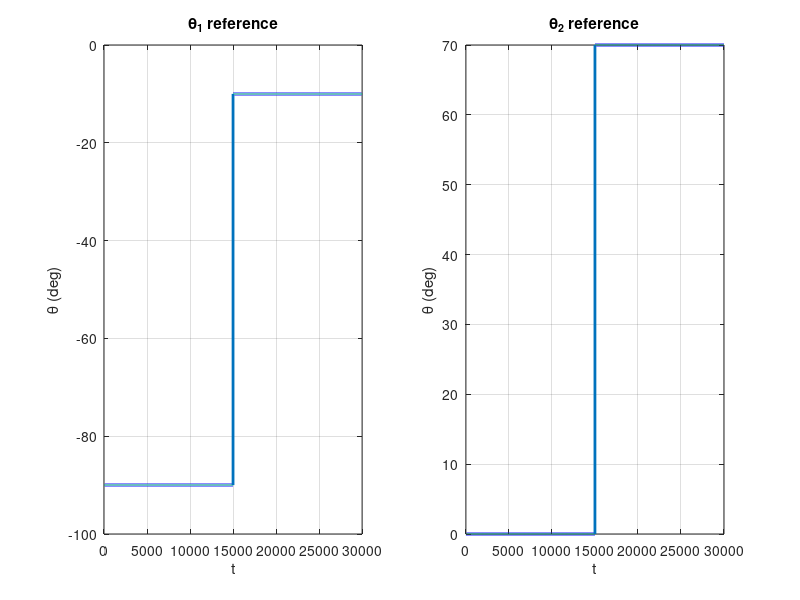
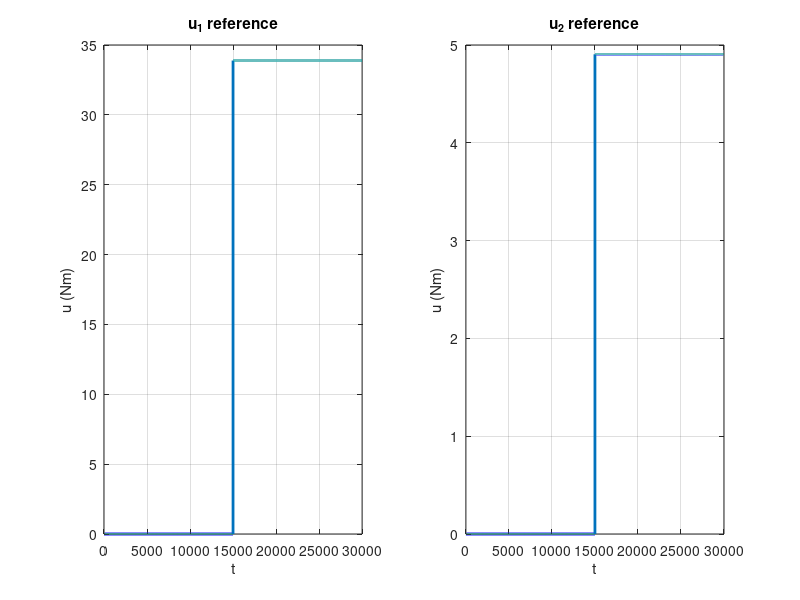

Recreate these plots in MATLAB, in order. (Note: this script raises an error after producing the figures.)
%% Final Project - 2 DOF Robotic Manipulator
% Optimal Control 2021
% Group 18: Balandi, Ghinelli, Prandin, January 2022
% Task 1

close all; clear; clc
tic % start counting time

% Run the code to generate the 'dynamics' function (see generatedynamics.m)
% generatedynamics

%% Parameters definition

max_iters = 2e2;
tol = 1e-6;

tf = 30; % seconds

% Parameters:
params.dyn.dt = 1e-3;
params.dyn.mm1 = 2;         % kg
params.dyn.mm2 = 2;         % kg
params.dyn.gg = 9.81;       % m/s^2
params.dyn.ll1 = 1;         % m
params.dyn.ll2 = 1;         % m
params.dyn.rr1 = 0.5;       % m
params.dyn.rr2 = 0.5;       % m
params.dyn.J_iner1 = 0.5;   % kg*m^2
params.dyn.J_iner2 = 0.5;   % kg*m^2

dt = params.dyn.dt;
mm1 = params.dyn.mm1;
mm2 = params.dyn.mm2;
gg = params.dyn.gg;
ll1 = params.dyn.ll1;
ll2 = params.dyn.ll2;
rr1 = params.dyn.rr1;
rr2 = params.dyn.rr2;
J_iner1 = params.dyn.J_iner1;
J_iner2 = params.dyn.J_iner2;

% We define the weights of the matrix Q
wq1 = 100;
wq2 = 1;
wq3 = 100;
wq4 = 1;
params.cost.QQ = [wq1, 0, 0, 0; ...
                  0, wq2, 0, 0; ...
                  0, 0, wq3, 0; ...
                  0, 0, 0, wq4];
params.cost.QQf = [wq1, 0, 0, 0; ...
                  0, wq2, 0, 0; ...
                  0, 0, wq3, 0; ...
                  0, 0, 0, wq4];           
% We define the weights of the matrix R
wr1 = 0.0007;
wr2 = 0.0007;
params.cost.RR = [wr1, 0;...
                  0, wr2];

TT = tf/params.dyn.dt;

state_dim = 4;
input_dim = 2;

% Flags for Armijo
ARMIJO_flag = 1;
gamma_fix = 0.1;

fprintf("Parameters defined\n")

%% Reference
% We define the reference angles and velocities (xx_ref) and the
% corresponding reference inputs (uu_ref)

% The robot starts from downward position (stable equilibrium)
ref_deg_q1_i = -90; % initial
ref_deg_q2_i = 0; % initial
ref_deg_q1_f = -10; % final
ref_deg_q2_f = 70; % final

xx_ref = zeros(state_dim, TT);
uu_ref = zeros(input_dim, TT);

xx_ref(1,1:TT/2) = deg2rad(ref_deg_q1_i);
xx_ref(1,TT/2:end) = deg2rad(ref_deg_q1_f);
xx_ref(3,1:TT/2) = deg2rad(ref_deg_q2_i);
xx_ref(3,TT/2:end) = deg2rad(ref_deg_q2_f);

% plots
figure(1);
subplot(1,2,1)
%plot(xx_ref(1,:),'LineWidth',2);
plot(rad2deg(xx_ref(1,:)),'LineWidth',2);
grid on
title('\theta_1 reference');
ylabel('\theta (deg)');
xlabel('t');
subplot(1,2,2)
%plot(xx_ref(3,:),'LineWidth',2);
plot(rad2deg(xx_ref(3,:)),'LineWidth',2);
grid on
title('\theta_2 reference');
ylabel('\theta (deg)');
xlabel('t');

% u_ref is such that it balances the g(q_ref) term. In this way, it keeps
% the manipulator in the desired equilibrium position, with q_dot and
% q_doubledot equal to zero
uu_ref(1,1:TT/2) = (mm1*rr1+mm2*ll1)*gg*cos(xx_ref(1,1))+mm2*gg*rr2*cos(xx_ref(1,1)+xx_ref(3,1));
uu_ref(1,TT/2:end) = (mm1*rr1+mm2*ll1)*gg*cos(xx_ref(1,TT))+mm2*gg*rr2*cos(xx_ref(1,TT)+xx_ref(3,TT));
uu_ref(2, 1:TT/2) = mm2*gg*rr2*cos(xx_ref(1,1)+xx_ref(3,1));
uu_ref(2, TT/2:end) = mm2*gg*rr2*cos(xx_ref(1,TT)+xx_ref(3,TT));

figure(2);
subplot(1,2,1)
plot(uu_ref(1,:),'LineWidth',2);
grid on
ylabel('u (Nm)');
xlabel('t');
title('u_1 reference');
subplot(1,2,2)
plot(uu_ref(2,:),'LineWidth',2);
grid on
ylabel('u (Nm)');
xlabel('t');
title('u_2 reference');

fprintf("Reference defined\n")

%% Trajectory definition
% So far, we have defined the reference (step).
% Now we define the optimal trajectory to pass from the initial equilibrium
% configuration (xx_ref(1),uu_ref(1)) to the final one (xx_ref(2),uu_ref(2))

xx = zeros(state_dim, TT, max_iters);
uu = zeros(input_dim, TT, max_iters);

% xx(1,:,1) = deg2rad(ref_deg_q1_i); % initialize x
% xx(3,:,1) = deg2rad(ref_deg_q2_i);
% uu(1,:,1) = uu_ref(1,1);
% uu(2,:,1) = uu_ref(2,1);

% Initialize x and u using a PD+gravity compensation control scheme
[xx(:,:,1),uu(:,:,1)] = algorithm_initialization(xx_ref, params, 1); % first iteration of x and u

JJ = zeros(max_iters,1);
descent = zeros(max_iters,1);

fprintf('-*-*-*-*-*-\n');

kk = 1; % iteration index

for tt=1:TT-1
  % In this for loop we build the FIRST iteration of the cost based on
  % state and input from the initial instant to the second last one
  [cost_dummy, ~] = stage_cost(xx(:,tt,kk), uu(:,tt,kk), xx_ref(:,tt), uu_ref(:,tt), params);
  JJ(kk) = JJ(kk) + cost_dummy;
end

% Here we define the last value of the cost, exploiting the state at the
% last instant (TT)
[cost_dummy, ~] = term_cost(xx(:,TT,kk), xx_ref(:,TT), params);
JJ(kk) = JJ(kk) + cost_dummy;

% MAIN LOOP (runs until max_iters or until tolerance is reached)
for kk=1:max_iters-1 
 
  KK = zeros(input_dim,state_dim, TT);
  sigma = zeros(input_dim, TT);
  
  pp = zeros(state_dim, TT);
  PP = zeros(state_dim,state_dim, TT);
  
  % Initialization of the terms p and P that have to be used to perform the
  % control:
  % p_T = q_T = gradient of the terminal cost
  % P_T = Q_T = hessian of the terminal cost
  % The gradient and the hessian are given as second and third outputs by 
  % the function term_cost
  [~, pp(:,TT), PP(:,:,TT)] = term_cost(xx(:,TT,kk), xx_ref(:,TT), params);
  
%   Backward iteration
  for tt = TT-1:-1:1
    
    [~, fx, fu, pfxx, pfuu, pfux] = dynamics(xx(:,tt,kk), uu(:,tt,kk),pp(:,tt+1));
%     pfxx = zeros(state_dim, state_dim); 
%     pfuu = zeros(input_dim, input_dim);
%     pfux = zeros(input_dim, state_dim);
    [~, lx, lu, lxx, luu, lux] = stage_cost(xx(:,tt,kk), uu(:,tt,kk),xx_ref(:,tt), uu_ref(:,tt), params);

    % Compute gain and ff descent direction
    
    KK(:,:,tt) = -(luu + fu*PP(:,:,tt+1)*fu'+ pfuu)\(lux + fu*PP(:,:,tt+1)*fx' + pfux);
    if (KK(:,:,tt)>1e5)
        fprintf("\nK > 1e5!!!\n")
        disp(tt)
        break;
    end
                              
    sigma(:,tt) = -(luu + fu*PP(:,:,tt+1)*fu'+ pfuu)\(lu + fu*pp(:,tt+1));
    if (sigma(:,tt)>1e5)
        fprintf("\nSigma > 1e5!!!\n")
        disp(tt)
        break;
    end                         
                              
    % Update PP and pp
    PP(:,:,tt) = (lxx + fx*PP(:, :, tt+1)*fx' + pfxx) - KK(:, :,tt)'*(luu + fu*PP(:,:,tt+1)*fu' + pfuu)*KK(:, :, tt);
    if (PP(:,:,tt)>1e5)
        fprintf("\nP > 1e5!!!\n")
        disp(tt)
        break;
    end 
  
    pp(:,tt) = (lx + fx*pp(:,tt+1))- KK(:, :,tt)'*(luu + fu*PP(:,:,tt+1)*fu' + pfuu)*sigma(:, tt);
    if (pp(:,tt)>1e5)
        fprintf("\np > 1e5!!!\n")
        disp(tt)
        break;
    end 

    descent(kk) = descent(kk) - sigma(:,tt)'*sigma(:,tt);
  end
  
  %%%%%%%%%%%%%%%%%%%%%%%%%%%%%%%%%%%%%
  %   ARMIJO gamma_stepsize selection
  %%%%%%%%%%%%%%%%%%%%%%%%%%%%%%%%%%%%%
  
  %gamma_stepsize selection
  if ARMIJO_flag
    
    cc = 0.0001;
    rho = 0.5;
    gammas = 1;
    
    cost_arm = [];
    
    xx_temp = zeros(state_dim,TT);
    uu_temp = zeros(input_dim,TT);

    xx_temp(:,1) = xx_ref(:,1);
    JJtemp = 0;
    
    for tt = 1:TT-1
      
      
      uu_temp(:,tt) = uu(:,tt,kk) + gammas(end)*sigma(:,tt) + ...
        KK(:,:,tt)*(xx_temp(:,tt) - xx(:,tt,kk));
      
      [xx_temp(:,tt+1),~] = dynamics(xx_temp(:,tt),uu_temp(:,tt),...
        pp(:,tt+1));

      [cost_dummy, ~,~] = stage_cost(xx_temp(:,tt), uu_temp(:,tt), ...
        xx_ref(:,tt), uu_ref(:,tt), params);
      JJtemp = JJtemp + cost_dummy;
    end
    
    [cost_dummy, ~] = term_cost(xx_temp(:,TT), xx_ref(:,TT), params);
    
    JJtemp = JJtemp + cost_dummy;
    
    cost_arm = [cost_arm; JJtemp];
    
    % ARMIJO LOOP
    while cost_arm(end) > JJ(kk) + cc*gammas(end)*descent(kk)
      
      gammas = [gammas; gammas(end)*rho];
      
      % Evaluate cost for gamma_i
      xx_temp(:,1) = xx_ref(:,1);
      
      JJtemp = 0;
      
      for tt = 1:TT-1
        % Compute input
        uu_temp(:,tt) = uu(:,tt,kk) + gammas(end)*sigma(:,tt) + KK(:,:,tt)*(xx_temp(:,tt) - xx(:,tt,kk));
        %
        [xx_temp(:,tt+1),~] = dynamics(xx_temp(:,tt),uu_temp(:,tt), pp(:,tt+1));
        
        [cost_dummy, ~,~] = stage_cost(xx_temp(:,tt), uu_temp(:,tt), xx_ref(:,tt), uu_ref(:,tt), params);
        JJtemp = JJtemp + cost_dummy;
      end
      
      [cost_dummy, ~] = term_cost(xx_temp(:,TT), xx_ref(:,TT), params);
      JJtemp = JJtemp + cost_dummy;
      
      cost_arm = [cost_arm; JJtemp];
      
    end
    
    gamma_steps = gammas;
    gamma = gammas(end);
    
  else
    
    gamma = gamma_fix;
    
  end
  
  
 % Update trajectory
  
xx(:,1,kk+1) = xx_ref(:,1);
  for tt=1:TT-1

    uu(:,tt,kk+1) = uu(:,tt,kk) + gamma*sigma(:,tt) + KK(:,:,tt)*(xx(:,tt,kk+1) - xx(:,tt,kk));
    
    [xx(:,tt+1, kk+1),~] = dynamics(xx(:,tt,kk+1), uu(:,tt,kk+1), pp(:,tt+1));
 
    [cost_dummy, ~,] = stage_cost(xx(:,tt,kk+1), uu(:,tt,kk+1), xx_ref(:,tt), uu_ref(:,tt), params);
    
    JJ(kk+1) = JJ(kk+1) + cost_dummy;
    
  end

  [cost_dummy, ~] = term_cost(xx(:,TT,kk+1), xx_ref(:,TT), params);
  JJ(kk+1) = JJ(kk+1) + cost_dummy;
  
  fprintf('Iter: %d\n',kk);
  fprintf('descent: %.4e\n', descent(kk));
  fprintf('cost: %.4e\n', JJ(kk));
  
  if abs(descent(kk))<tol
    max_iters = kk;
    fprintf('Tolerance reached!\n');
    break;
  end
  
end 
% main loop

fprintf('The whole algorithm took %f seconds to run.\n',toc);

%% Add last samples (for plots)

uu(:,TT,max_iters) = uu(:,TT-1,max_iters);

%% Plots

% PLOT OF RESULTING STATE AND INPUT TRAJECTORIES

star = max_iters;

figure(3);
stairs(1:TT, xx(1,:,star),'LineWidth',2);
hold on;
stairs(1:TT, xx_ref(1,:),'--','LineWidth',2);
ylabel('x1_t (rad)');
xlabel('t');
grid on;
zoom on;

figure(4);
stairs(1:TT, xx(2,:,star),'LineWidth',2);
hold on;
stairs(1:TT, xx_ref(2,:),'--','LineWidth',2);
ylabel('x2_t (rad/s)');
xlabel('t');
grid on;
zoom on;

figure(5);
stairs(1:TT, xx(3,:,star),'LineWidth',2);
hold on;
stairs(1:TT, xx_ref(3,:),'--','LineWidth',2);
ylabel('x3_t (rad)');
xlabel('t');
grid on;
zoom on;

figure(6);
stairs(1:TT, xx(4,:,star),'LineWidth',2);
hold on;
stairs(1:TT, xx_ref(4,:),'--','LineWidth',2);
ylabel('x4_t (rad/s)');
xlabel('t');
grid on;
zoom on;

figure(7);
stairs(1:TT, uu(1,:,star),'LineWidth',2);
hold on;
stairs(1:TT, uu_ref(1,:),'--','LineWidth',2);
ylabel('u1_t (Nm)');
xlabel('t');
grid on;
zoom on;

figure(8);
stairs(1:TT, uu(2,:,star),'LineWidth',2);
hold on;
stairs(1:TT, uu_ref(2,:),'--','LineWidth',2);
ylabel('u2_t (Nm)');
xlabel('t');
grid on;
zoom on;

% Descent direction
figure(9);
semilogy(1:max_iters, abs(descent(1:max_iters)), 'LineWidth',2);
ylabel('descent');
xlabel('iter')
grid on;
zoom on;

% Cost error (normalized)
figure(10);
semilogy(1:max_iters, abs((JJ(1:max_iters)-JJ(max_iters))/JJ(max_iters)), 'LineWidth',2);
ylabel('J(u^k)-J(u^{max})/J(u^{max})');
xlabel('iter')
grid on;
zoom on;
